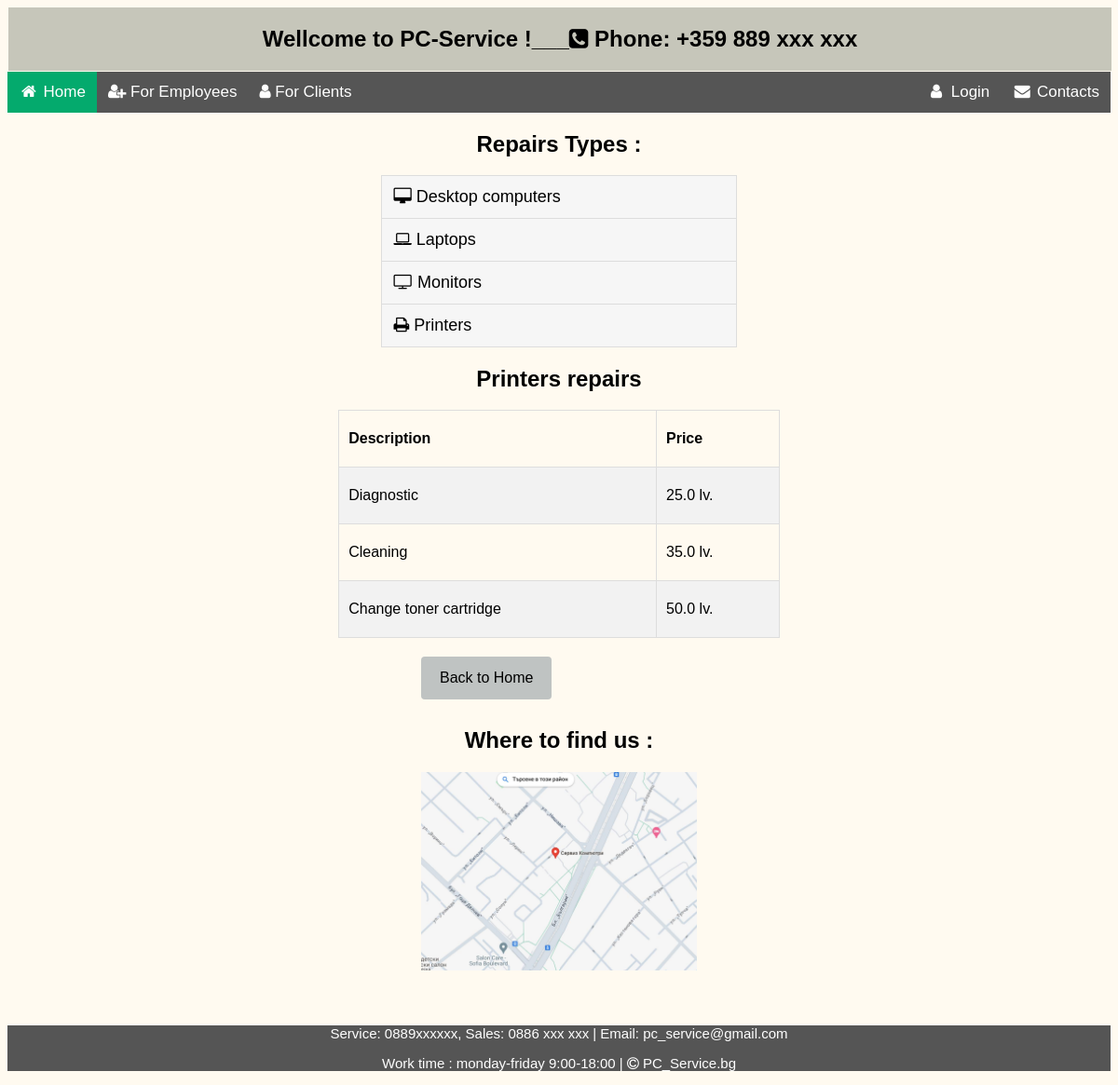
The page /info/printers/ on the database its author committed.
### sm_system/common/models.py (models this page shows, shortened)
class ServiceInfo(models.Model):
    DEVICE_MAX_LENGTH = 20
    DESCRIPTION_MAX_LENGTH = 200
    PRICE_MAX_LENGTH = 20
    device = models.CharField(
        max_length=DEVICE_MAX_LENGTH,
        choices=DEVICE,
        null=False,
        blank=False,
    )
    description = models.CharField(
        max_length=DESCRIPTION_MAX_LENGTH,
        null=False,
        blank=False,
    )
    price = models.FloatField(
        default= 0.00,
        null=False,
        blank=False,
    )
    class Meta:
        ordering = ('pk',)

### sm_system/common/views.py (the view)
# urls.py: path('printers/', PrintersListView.as_view(), name='printers'),
class PrintersListView(ListView):
    model = ServiceInfo
    template_name = 'common/printers.html'
    def get_queryset(self):
        return super().get_queryset().filter(device='printer')

### templates/common/printers.html
{% extends 'common/service_wellcome.html' %}
{% block printers %}
<div class="info div">
        <h2 class="headers">Printers repairs</h2>
    <table class="table">
        <tr >
            <th >Description</th>
            <th>Price</th>
        </tr>
        {% for row in object_list %}
        <tr>
            <td >{{ row.description }}</td>
            <td>{{ row.price }} lv.</td>
        </tr>
        {% empty %}
            <h2 class="headers">No records !</h2>
        {% endfor %}
    </table>
    <div>
        <a href="{% url 'home_page'%}" class="button">Back to Home</a>
    </div>
</div>
{% endblock %}

### static/css/main.css (style rules this page uses)
body { font-family: Arial, Helvetica, sans-serif;background-color: floralwhite }

### static/css/forms.css (style rules this page uses)
.headers { text-align: center; }
.info div { display: block; margin-left: auto; margin-right: auto; width: 25%; }
.info input[type=submit], .info a { background-color: #04AA6D; color: white; padding: 14px 20px; margin-top: 20px; margin-left: auto; margin-right: auto; border: none; border-radius: 4px; cursor: pointer; }
.info a { text-decoration: none; background-color: #bfc3c2; color: black; text-align: center; }
.table { border-collapse: collapse; border-spacing: 0; width: 40%; border: 1px solid #ddd; margin: auto; }
.table th, td { border: 1px solid #dddddd; text-align: left; padding: 10px; height: 40px; }
.table tr:nth-child(even) { background-color: #f2f2f2; }
.button { background-color: #bfc3c2; border: none; color: black; padding: 10px 10px; text-align: center; text-decoration: none; display: inline-block ; margin: 10px 30%; cursor: pointer; border-radius: 10px; }

### rows shown on the page
ServiceInfo: description "Diagnostic", price "25.0"
ServiceInfo: description "Cleaning", price "35.0"
ServiceInfo: description "Change toner cartridge", price "50.0"
